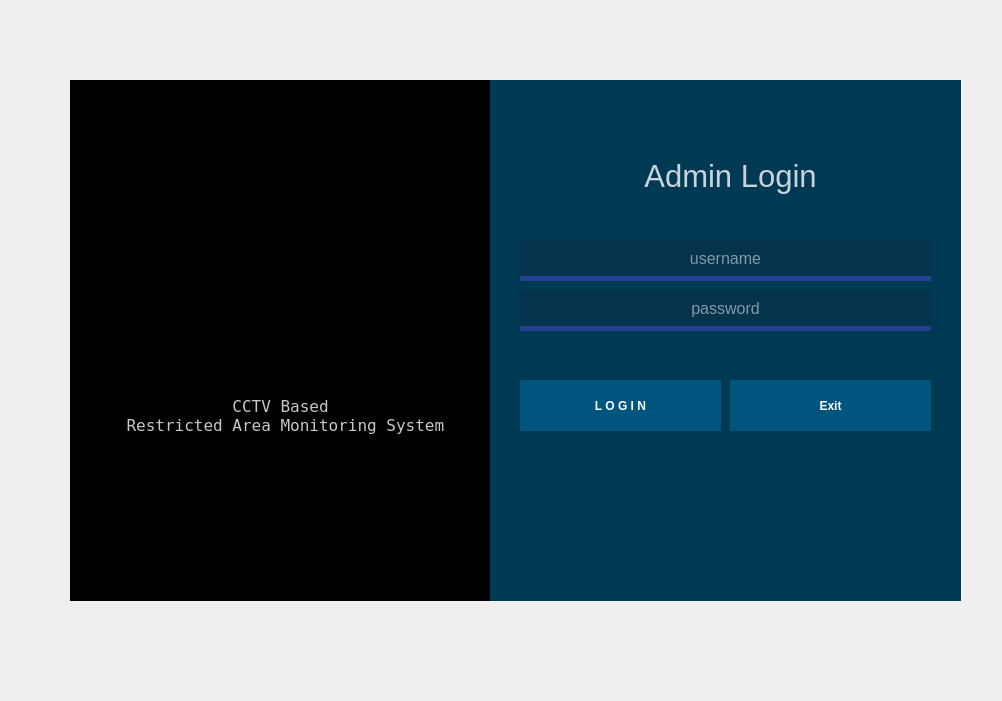
<?xml version="1.0" encoding="UTF-8"?>
<ui version="4.0">
 <class>MainWindow</class>
 <widget class="QMainWindow" name="MainWindow">
  <property name="geometry">
   <rect>
    <x>0</x>
    <y>0</y>
    <width>1002</width>
    <height>701</height>
   </rect>
  </property>
  <property name="windowTitle">
   <string>MainWindow</string>
  </property>
  <widget class="QWidget" name="centralwidget">
   <widget class="QWidget" name="widget" native="true">
    <property name="geometry">
     <rect>
      <x>0</x>
      <y>10</y>
      <width>1001</width>
      <height>801</height>
     </rect>
    </property>
    <widget class="QLabel" name="label">
     <property name="geometry">
      <rect>
       <x>70</x>
       <y>70</y>
       <width>421</width>
       <height>521</height>
      </rect>
     </property>
     <property name="styleSheet">
      <string notr="true">/*background-color:rgb(56,41,74);*/
background-color: rgb(0, 0, 0);
border-top-left-radius:0px;
border-bottom-left-radius:0px;

border-top-right-radius:0px;
border-bottom-right-radius:0px;</string>
     </property>
     <property name="text">
      <string/>
     </property>
    </widget>
    <widget class="QLabel" name="label_2">
     <property name="geometry">
      <rect>
       <x>490</x>
       <y>70</y>
       <width>471</width>
       <height>521</height>
      </rect>
     </property>
     <property name="styleSheet">
      <string notr="true">background-color: rgb(0, 57, 84);
border-top-right-radius:0px;
border-bottom-right-radius:0px;</string>
     </property>
     <property name="text">
      <string/>
     </property>
    </widget>
    <widget class="QLabel" name="label_4">
     <property name="geometry">
      <rect>
       <x>500</x>
       <y>140</y>
       <width>461</width>
       <height>51</height>
      </rect>
     </property>
     <property name="sizePolicy">
      <sizepolicy hsizetype="Expanding" vsizetype="Expanding">
       <horstretch>0</horstretch>
       <verstretch>0</verstretch>
      </sizepolicy>
     </property>
     <property name="font">
      <font>
       <pointsize>23</pointsize>
      </font>
     </property>
     <property name="styleSheet">
      <string notr="true">color:rgba(255,255,255,200);</string>
     </property>
     <property name="text">
      <string>Admin Login</string>
     </property>
     <property name="alignment">
      <set>Qt::AlignCenter</set>
     </property>
    </widget>
    <widget class="QLineEdit" name="lineEdit">
     <property name="geometry">
      <rect>
       <x>520</x>
       <y>230</y>
       <width>411</width>
       <height>41</height>
      </rect>
     </property>
     <property name="font">
      <font>
       <pointsize>12</pointsize>
      </font>
     </property>
     <property name="styleSheet">
      <string notr="true">background-color:rgba(22,34,55,66);
border:5px solid rgba(0,0,0,0);
border-bottom-color: rgba(85, 85, 255,100);
color:rgb(255,255,255);
padding-bottom: 5px;

</string>
     </property>
     <property name="alignment">
      <set>Qt::AlignCenter</set>
     </property>
     <property name="placeholderText">
      <string>username</string>
     </property>
    </widget>
    <widget class="QLineEdit" name="lineEdit_2">
     <property name="geometry">
      <rect>
       <x>520</x>
       <y>280</y>
       <width>411</width>
       <height>41</height>
      </rect>
     </property>
     <property name="font">
      <font>
       <pointsize>12</pointsize>
      </font>
     </property>
     <property name="styleSheet">
      <string notr="true">background-color:rgba(22,34,55,66);
border:5px solid rgba(0,0,0,0);
border-bottom-color: rgba(85, 85, 255,100);
color:rgb(255,255,255);
padding-bottom: 5px;
</string>
     </property>
     <property name="echoMode">
      <enum>QLineEdit::Password</enum>
     </property>
     <property name="alignment">
      <set>Qt::AlignCenter</set>
     </property>
     <property name="placeholderText">
      <string>password</string>
     </property>
    </widget>
    <widget class="QPushButton" name="pushButton">
     <property name="geometry">
      <rect>
       <x>520</x>
       <y>370</y>
       <width>201</width>
       <height>51</height>
      </rect>
     </property>
     <property name="styleSheet">
      <string notr="true">QPushButton{
background-color: rgb(0, 85, 127);
border-radius:0px;
color:white;
font-weight:bold;
}

QPushButton:hover{
background-color: rgb(100, 85, 127);
border-radius:0px;
color:white;
font-weight:bold;
}
</string>
     </property>
     <property name="text">
      <string>L O G I N</string>
     </property>
    </widget>
    <widget class="QLabel" name="label_5">
     <property name="geometry">
      <rect>
       <x>70</x>
       <y>260</y>
       <width>421</width>
       <height>291</height>
      </rect>
     </property>
     <property name="sizePolicy">
      <sizepolicy hsizetype="Expanding" vsizetype="Expanding">
       <horstretch>0</horstretch>
       <verstretch>0</verstretch>
      </sizepolicy>
     </property>
     <property name="font">
      <font>
       <family>NSimSun</family>
       <pointsize>12</pointsize>
      </font>
     </property>
     <property name="styleSheet">
      <string notr="true">color:rgba(255,255,255,200);</string>
     </property>
     <property name="text">
      <string>CCTV Based
 Restricted Area Monitoring System</string>
     </property>
     <property name="alignment">
      <set>Qt::AlignCenter</set>
     </property>
    </widget>
    <widget class="QPushButton" name="pushButton_2">
     <property name="geometry">
      <rect>
       <x>730</x>
       <y>370</y>
       <width>201</width>
       <height>51</height>
      </rect>
     </property>
     <property name="styleSheet">
      <string notr="true">QPushButton{
background-color: rgb(0, 85, 127);
border-radius:0px;
color:white;
font-weight:bold;
}

QPushButton:hover{
background-color: rgb(100, 85, 127);
border-radius:0px;
color:white;
font-weight:bold;
}
</string>
     </property>
     <property name="text">
      <string>Exit</string>
     </property>
    </widget>
    <widget class="QLabel" name="label_7">
     <property name="geometry">
      <rect>
       <x>195</x>
       <y>110</y>
       <width>171</width>
       <height>171</height>
      </rect>
     </property>
     <property name="sizePolicy">
      <sizepolicy hsizetype="Expanding" vsizetype="Expanding">
       <horstretch>0</horstretch>
       <verstretch>0</verstretch>
      </sizepolicy>
     </property>
     <property name="font">
      <font>
       <family>NSimSun</family>
       <pointsize>23</pointsize>
      </font>
     </property>
     <property name="styleSheet">
      <string notr="true">color:rgba(255,255,255,200);</string>
     </property>
     <property name="text">
      <string/>
     </property>
     <property name="pixmap">
      <pixmap resource="../graphics/resource.qrc">:/icon/icon/dome_camera_80px.png</pixmap>
     </property>
     <property name="scaledContents">
      <bool>true</bool>
     </property>
     <property name="alignment">
      <set>Qt::AlignCenter</set>
     </property>
    </widget>
   </widget>
  </widget>
 </widget>
 <resources>
  <include location="../graphics/resource.qrc"/>
 </resources>
 <connections/>
</ui>
